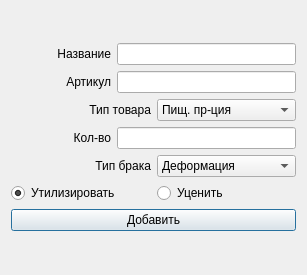
<?xml version="1.0" encoding="UTF-8"?>
<ui version="4.0">
 <class>Timirbaev_Add_Dialog</class>
 <widget class="QDialog" name="Timirbaev_Add_Dialog">
  <property name="geometry">
   <rect>
    <x>0</x>
    <y>0</y>
    <width>307</width>
    <height>275</height>
   </rect>
  </property>
  <property name="windowTitle">
   <string>Dialog</string>
  </property>
  <layout class="QGridLayout" name="gridLayout">
   <item row="0" column="0">
    <layout class="QVBoxLayout" name="verticalLayout">
     <item>
      <layout class="QHBoxLayout" name="horizontalLayout">
       <item>
        <widget class="QLabel" name="label">
         <property name="minimumSize">
          <size>
           <width>100</width>
           <height>0</height>
          </size>
         </property>
         <property name="text">
          <string>Название</string>
         </property>
         <property name="alignment">
          <set>Qt::AlignmentFlag::AlignRight|Qt::AlignmentFlag::AlignTrailing|Qt::AlignmentFlag::AlignVCenter</set>
         </property>
        </widget>
       </item>
       <item>
        <widget class="QLineEdit" name="lineEdit">
         <property name="minimumSize">
          <size>
           <width>150</width>
           <height>0</height>
          </size>
         </property>
        </widget>
       </item>
      </layout>
     </item>
     <item>
      <layout class="QHBoxLayout" name="horizontalLayout_2">
       <item>
        <widget class="QLabel" name="label_2">
         <property name="minimumSize">
          <size>
           <width>100</width>
           <height>0</height>
          </size>
         </property>
         <property name="text">
          <string>Артикул</string>
         </property>
         <property name="alignment">
          <set>Qt::AlignmentFlag::AlignRight|Qt::AlignmentFlag::AlignTrailing|Qt::AlignmentFlag::AlignVCenter</set>
         </property>
        </widget>
       </item>
       <item>
        <widget class="QLineEdit" name="lineEdit_2"/>
       </item>
      </layout>
     </item>
     <item>
      <layout class="QHBoxLayout" name="horizontalLayout_3">
       <item>
        <widget class="QLabel" name="label_3">
         <property name="minimumSize">
          <size>
           <width>100</width>
           <height>0</height>
          </size>
         </property>
         <property name="text">
          <string>Тип товара</string>
         </property>
         <property name="alignment">
          <set>Qt::AlignmentFlag::AlignRight|Qt::AlignmentFlag::AlignTrailing|Qt::AlignmentFlag::AlignVCenter</set>
         </property>
        </widget>
       </item>
       <item>
        <widget class="QComboBox" name="comboBox">
         <item>
          <property name="text">
           <string>Пищ. пр-ция</string>
          </property>
         </item>
         <item>
          <property name="text">
           <string>Техника</string>
          </property>
         </item>
         <item>
          <property name="text">
           <string>Химия</string>
          </property>
         </item>
         <item>
          <property name="text">
           <string>Одежда</string>
          </property>
         </item>
         <item>
          <property name="text">
           <string>Другое</string>
          </property>
         </item>
        </widget>
       </item>
      </layout>
     </item>
     <item>
      <layout class="QHBoxLayout" name="horizontalLayout_4">
       <item>
        <widget class="QLabel" name="label_4">
         <property name="minimumSize">
          <size>
           <width>100</width>
           <height>0</height>
          </size>
         </property>
         <property name="text">
          <string>Кол-во</string>
         </property>
         <property name="alignment">
          <set>Qt::AlignmentFlag::AlignRight|Qt::AlignmentFlag::AlignTrailing|Qt::AlignmentFlag::AlignVCenter</set>
         </property>
        </widget>
       </item>
       <item>
        <widget class="QLineEdit" name="lineEdit_4"/>
       </item>
      </layout>
     </item>
     <item>
      <layout class="QHBoxLayout" name="horizontalLayout_5">
       <item>
        <widget class="QLabel" name="label_5">
         <property name="minimumSize">
          <size>
           <width>100</width>
           <height>0</height>
          </size>
         </property>
         <property name="text">
          <string>Тип брака</string>
         </property>
         <property name="alignment">
          <set>Qt::AlignmentFlag::AlignRight|Qt::AlignmentFlag::AlignTrailing|Qt::AlignmentFlag::AlignVCenter</set>
         </property>
        </widget>
       </item>
       <item>
        <widget class="QComboBox" name="comboBox_2">
         <item>
          <property name="text">
           <string>Деформация</string>
          </property>
         </item>
         <item>
          <property name="text">
           <string>Неисправность</string>
          </property>
         </item>
         <item>
          <property name="text">
           <string>Загрязнения</string>
          </property>
         </item>
         <item>
          <property name="text">
           <string>Другое</string>
          </property>
         </item>
        </widget>
       </item>
      </layout>
     </item>
     <item>
      <layout class="QHBoxLayout" name="horizontalLayout_6">
       <item>
        <widget class="QRadioButton" name="radioButton">
         <property name="layoutDirection">
          <enum>Qt::LayoutDirection::LeftToRight</enum>
         </property>
         <property name="text">
          <string>Утилизировать</string>
         </property>
         <property name="checked">
          <bool>true</bool>
         </property>
        </widget>
       </item>
       <item>
        <widget class="QRadioButton" name="radioButton_2">
         <property name="layoutDirection">
          <enum>Qt::LayoutDirection::LeftToRight</enum>
         </property>
         <property name="text">
          <string>Уценить</string>
         </property>
        </widget>
       </item>
      </layout>
     </item>
     <item>
      <widget class="QPushButton" name="pushButton">
       <property name="text">
        <string>Добавить</string>
       </property>
      </widget>
     </item>
    </layout>
   </item>
  </layout>
 </widget>
 <resources/>
 <connections/>
</ui>
